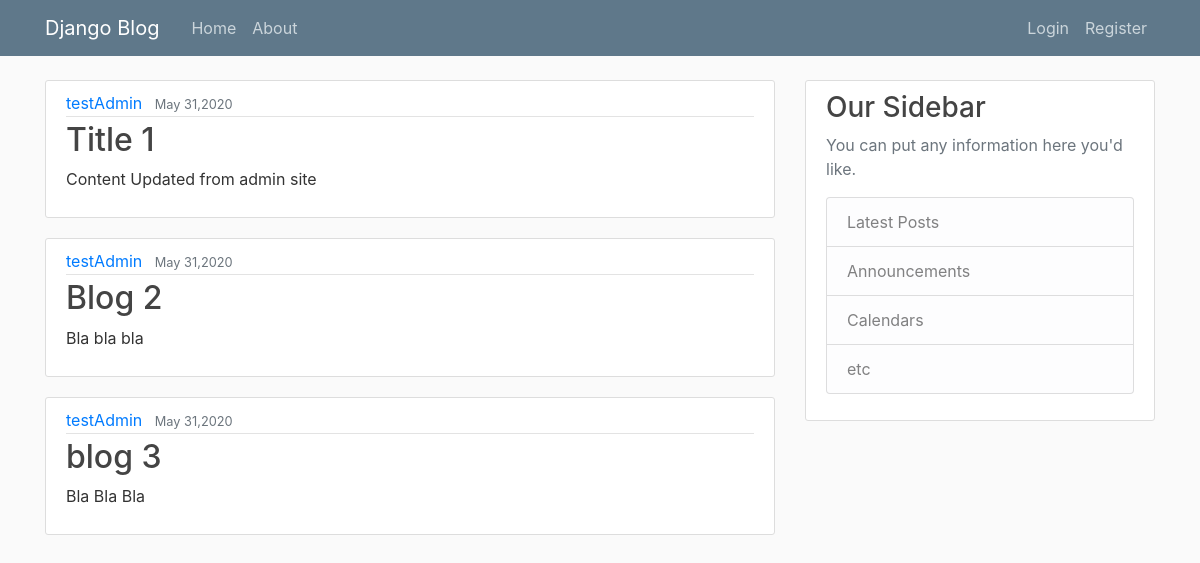
The page / on the database its author committed.
### demo_app/models.py (models this page shows, shortened)
class Post(models.Model):
    title = models.CharField(max_length = 100)
    content = models.TextField()
    date_posted = models.DateTimeField(default = timezone.now)
    author = models.ForeignKey(User,on_delete = models.CASCADE)

### demo_app/views.py (the view)
# urls.py: path('', views.home, name='demo_home'),
def home(request):
    context = {
            'posts':Post.objects.all()
            }
    return render(request,'demo_app/home.html',context)

### demo_app/templates/demo_app/home.html
{% extends "demo_app/base.html" %}
{% block content %}
    {% for post in posts %}
        <article class="media content-section">
          <div class="media-body">
            <div class="article-metadata">
              <a class="mr-2" href="#">{{ post.author }}</a>
              <small class="text-muted">{{ post.date_posted|date:"M d,Y" }}</small>
            </div>
            <h2><a class="article-title" href="#">{{ post.title }}</a></h2>
            <p class="article-content">{{ post.content }}</p>
          </div>
        </article>
    {% endfor %}
{% endblock content %}

### demo_app/templates/demo_app/base.html (shortened to what this page needs)
{% load static %}
<!DOCTYPE html>
<html>
    <head>
        <link rel="stylesheet" href="https://stackpath.bootstrapcdn.com/bootstrap/4.5.0/css/bootstrap.min.css">
        <link rel="stylesheet" href='{% static 'demo_app/main.css' %}' type='text/css' />
    </head>
    <body>
        <header class="site-header">
          <nav class="navbar navbar-expand-md navbar-dark bg-steel fixed-top">
            <div class="container">
              <a class="navbar-brand mr-4" href="{% url 'demo_home' %}">Django Blog</a>
              <div class="collapse navbar-collapse" id="navbarToggle">
                <div class="navbar-nav mr-auto">
                  <a class="nav-item nav-link" href="{% url 'demo_home' %}">Home</a>
                  <a class="nav-item nav-link" href="{% url 'demo_about' %}">About</a>
                </div>
                <div class="navbar-nav">
                    {% if user.is_authenticated %}
                     <a class="nav-item nav-link" href="{% url 'profile' %}">Profile</a>
                     <a class="nav-item nav-link" href="{% url 'logout' %}">Logout</a>
                    {% else %}
                      <a class="nav-item nav-link" href="{% url 'login' %}">Login</a>
                      <a class="nav-item nav-link" href="{% url 'register' %}">Register</a>
                    {% endif %}
                </div>
              </div>
            </div>
          </nav>
        </header>
        <main role="main" class="container">
          <div class="row">
            <div class="col-md-8">
              {% block content %}{% endblock %}
            </div>
            <div class="col-md-4">
              <div class="content-section">
                <h3>Our Sidebar</h3>
                <p class='text-muted'>You can put any information here you'd like.
                  <ul class="list-group">
                    <li class="list-group-item list-group-item-light">Latest Posts</li>
                    <li class="list-group-item list-group-item-light">Announcements</li>
                    <li class="list-group-item list-group-item-light">Calendars</li>
                    <li class="list-group-item list-group-item-light">etc</li>
                  </ul>
                </p>
              </div>
            </div>
          </div>
        </main>
    </body>
<html>

### demo_app/static/demo_app/main.css (style rules this page uses)
body { background: #fafafa; color: #333333; margin-top: 5rem; }
h1, h2, h3, h4, h5, h6 { color: #444444; }
ul { margin: 0; }
.bg-steel { background-color: #5f788a; }
.site-header .navbar-nav .nav-link { color: #cbd5db; }
.content-section { background: #ffffff; padding: 10px 20px; border: 1px solid #dddddd; border-radius: 3px; margin-bottom: 20px; }
.article-title { color: #444444; }
.article-content { white-space: pre-line; }
.article-metadata { padding-bottom: 1px; margin-bottom: 4px; border-bottom: 1px solid #e3e3e3 }

### rows shown on the page
Post: author "testAdmin", date_posted "May 31,2020", title "Title 1", content "Content Updated from admin site"
Post: author "testAdmin", date_posted "May 31,2020", title "Blog 2", content "Bla bla bla"
Post: author "testAdmin", date_posted "May 31,2020", title "blog 3", content "Bla Bla Bla"
